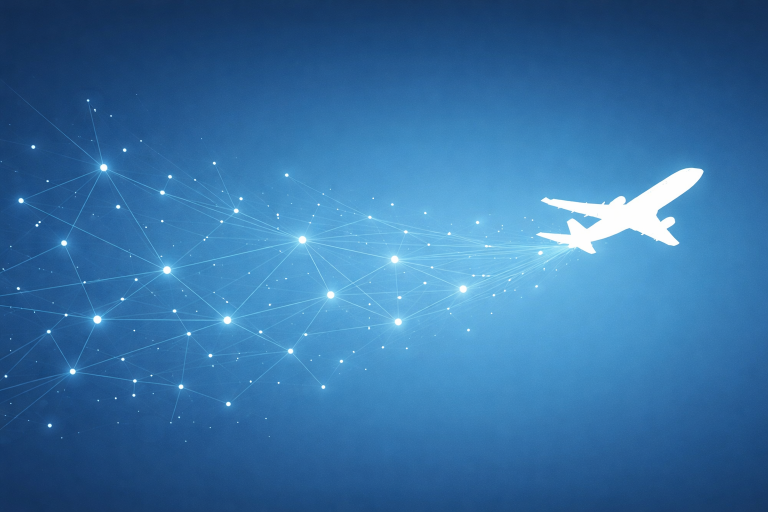
#> input picture resources/background.png, 1536 x 1024 px (shown at 1/2 size)
$ python prepare_installer_assets.py
#> lines starting #> are read from the running program, lines starting #| are printed output that depends on the picture
"""Generate WiX UI PNGs from resources/background.png (requires Pillow).

Application / MSI icon: resources/xplane_mcp_icon.ico (committed; not generated here).
"""
from __future__ import annotations

import sys
from pathlib import Path

try:
    from PIL import Image
except ImportError:
    print("Install Pillow: pip install pillow", file=sys.stderr)
    sys.exit(1)

REPO = Path(__file__).resolve().parent.parent
SRC = REPO / "resources" / "background.png"
OUT = REPO / "artifacts" / "installer-assets"


def cover_resize(im: Image.Image, w: int, h: int) -> Image.Image:
#> called with w = 493, h = 312
    src_w, src_h = im.size
#> src_w = 1536; src_h = 1024
    scale = max(w / src_w, h / src_h)
#> scale = 0.321
    nw, nh = int(src_w * scale), int(src_h * scale)
#> nw = 493; nh = 328
    resized = im.resize((nw, nh), Image.Resampling.LANCZOS)
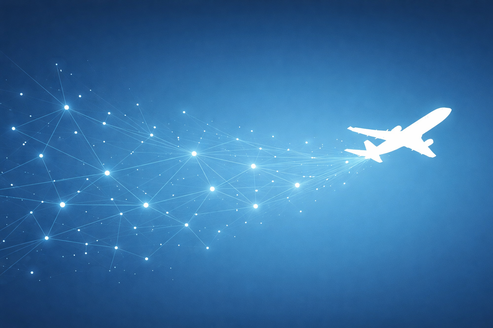
#> resized: PIL image 493x328 RGBA; mean R, G, B, A 54, 112.8, 164.1, 255
    left = (nw - w) // 2
#> left = 0
    top = (nh - h) // 2
#> top = 8
    return resized.crop((left, top, left + w, top + h))
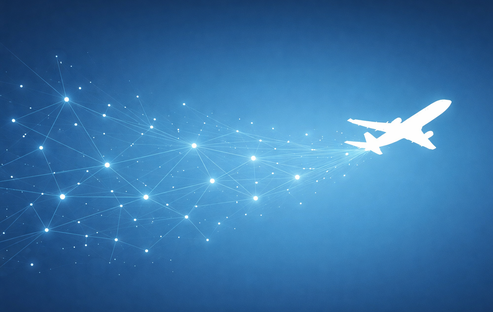
#> returned value: PIL image 493x312 RGBA; mean R, G, B, A 55.5, 115.4, 167.1, 255


def main() -> None:
    if not SRC.is_file():
        print(f"Missing source image: {SRC}", file=sys.stderr)
        sys.exit(1)

    OUT.mkdir(parents=True, exist_ok=True)

    im = Image.open(SRC).convert("RGBA")
    cover_resize(im, 493, 312).save(OUT / "WixUIDialogBmp.png", "PNG")
    cover_resize(im, 493, 58).save(OUT / "WixUIBannerBmp.png", "PNG")
#> call 2 of cover_resize, with w = 493, h = 58
#> in cover_resize (call 2), `return resized.crop((left, top, left + w, top + h))`:
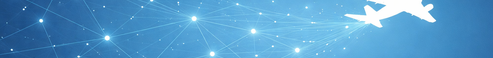
#> returned value: PIL image 493x58 RGBA; mean R, G, B, A 86, 155.1, 203, 255
    print(f"Installer UI bitmaps -> {OUT}")


if __name__ == "__main__":
    main()
